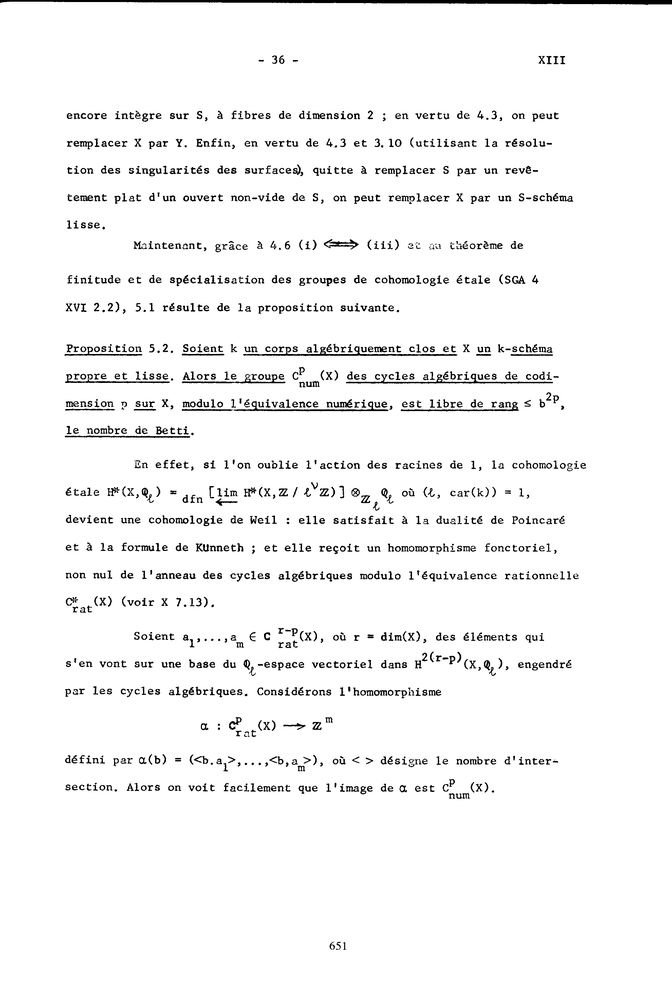
#> input picture records/sga6/run_6/crops_651_655/w_662.pnm, 672 x 1000 px, shrunk from 1980 x 2946 before the run
$ python halves.py ../crops_651_655/w_662.pnm
#> lines starting #> are read from the running program, lines starting #| are printed output that depends on the picture
import sys
from PIL import Image
for f in sys.argv[1:]:
    im = Image.open(f).convert("L")
#> im is the input picture: PIL image 672x1000 L; min 0, max 255, mean 245
    w, h = im.size
#> w = 672; h = 1000
    top = im.crop((0, 0, w, h // 2 + 60))
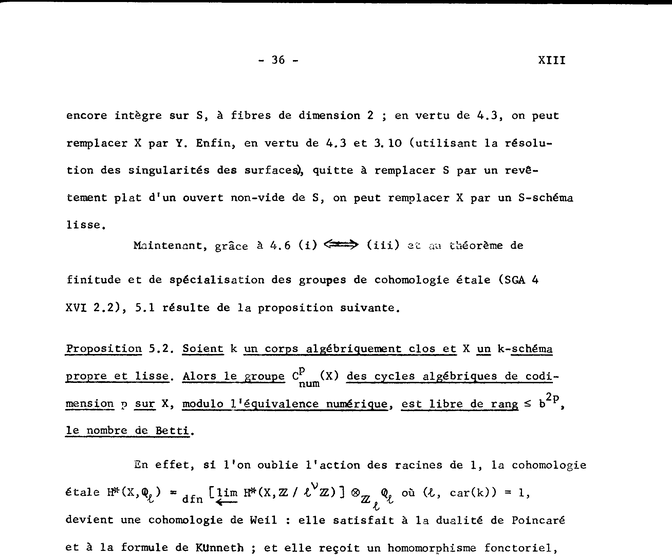
#> top: PIL image 672x560 L; min 0, max 255, mean 241.9
    bot = im.crop((0, h // 2 - 60, w, h))
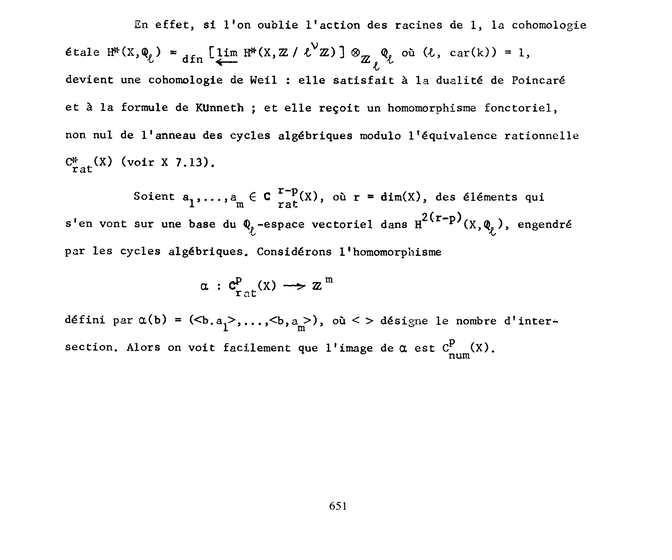
#> bot: PIL image 672x560 L; min 0, max 255, mean 247.5
    top.save(f.replace(".png", "_top.png"))
    bot.save(f.replace(".png", "_bot.png"))
    print(f, w, h)
#| ../crops_651_655/w_662.pnm 672 1000

$ run again, on records/sga6/run_6/crops_651_655/w_664.pnm
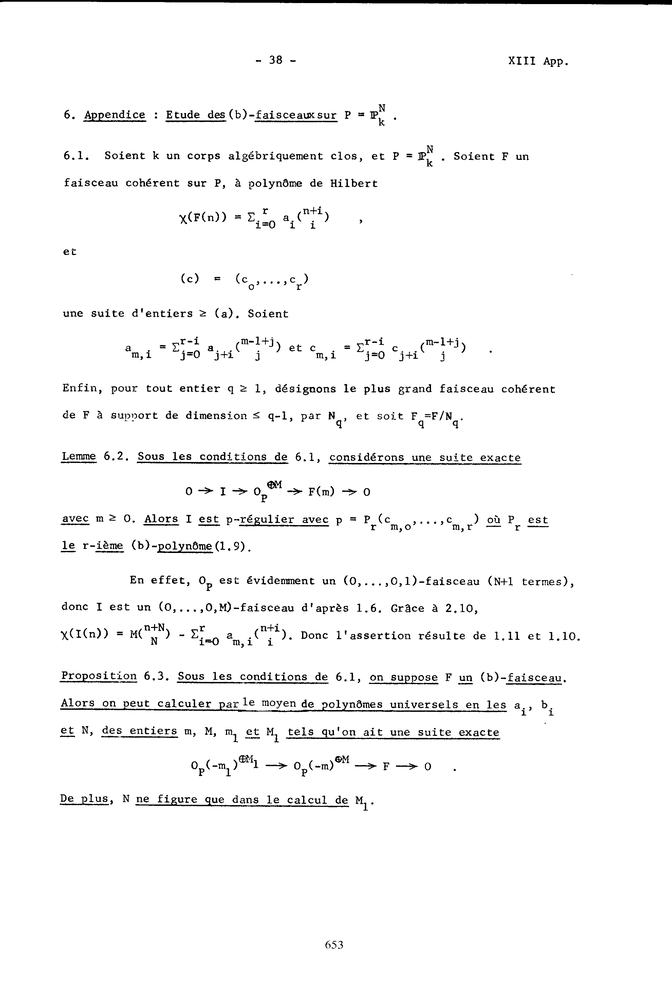
#> input picture records/sga6/run_6/crops_651_655/w_664.pnm, 672 x 1000 px, shrunk from 1980 x 2946 before the run
#> im is the input picture: PIL image 672x1000 L; min 0, max 255, mean 247.1
#> `top = im.crop((0, 0, w, h // 2 + 60))`:
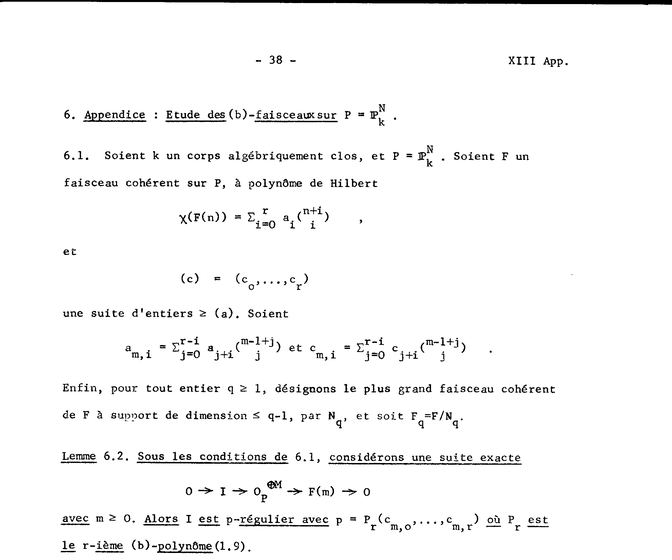
#> top: PIL image 672x560 L; min 0, max 255, mean 246.8
#> `bot = im.crop((0, h // 2 - 60, w, h))`:
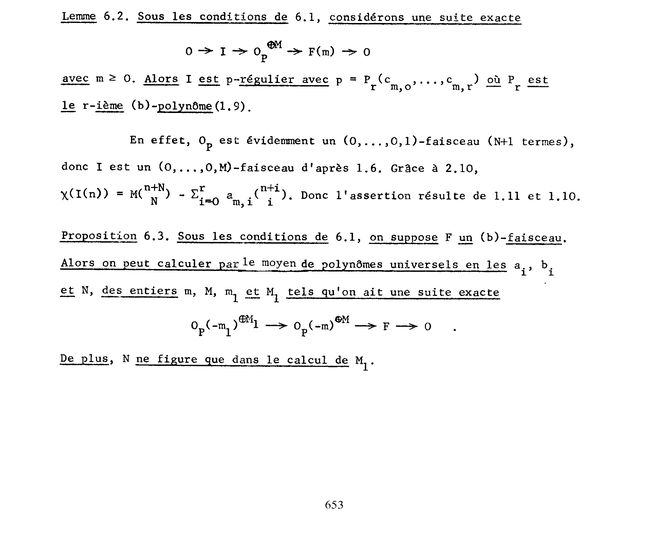
#> bot: PIL image 672x560 L; min 0, max 255, mean 246.7
#| ../crops_651_655/w_664.pnm 672 1000

$ run again, on records/sga6/run_6/crops_651_655/w_665.pnm
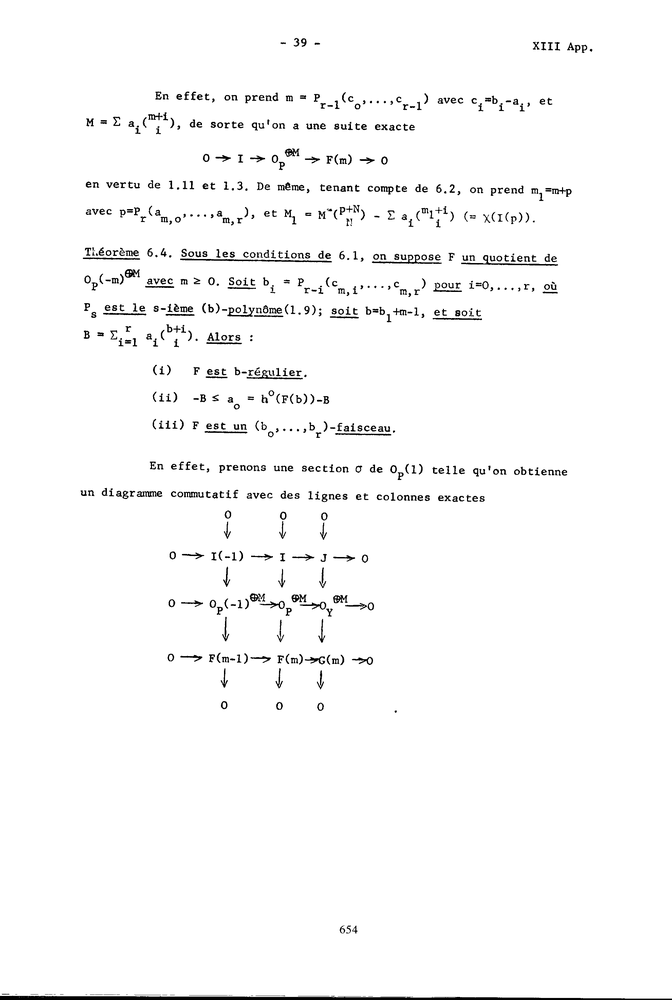
#> input picture records/sga6/run_6/crops_651_655/w_665.pnm, 672 x 1000 px, shrunk from 1980 x 2946 before the run
#> im is the input picture: PIL image 672x1000 L; min 0, max 255, mean 249.1
#> `top = im.crop((0, 0, w, h // 2 + 60))`:
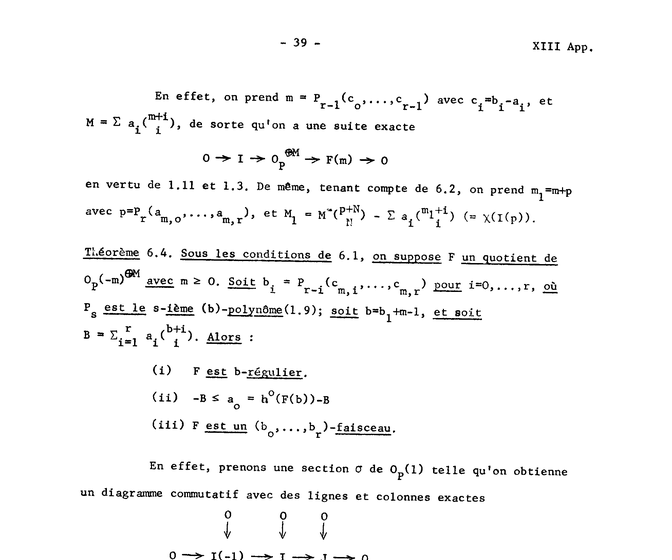
#> top: PIL image 672x560 L; min 0, max 255, mean 246.8
#> `bot = im.crop((0, h // 2 - 60, w, h))`:
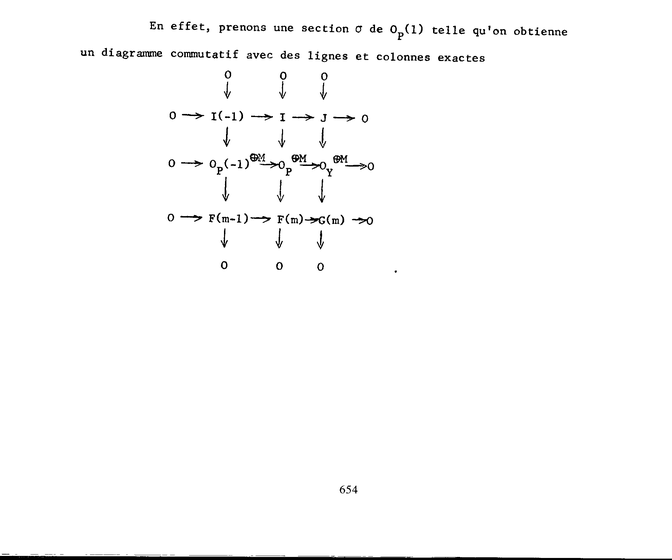
#> bot: PIL image 672x560 L; min 0, max 255, mean 251
#| ../crops_651_655/w_665.pnm 672 1000

$ run again, on records/sga6/run_6/crops_651_655/w_666.pnm
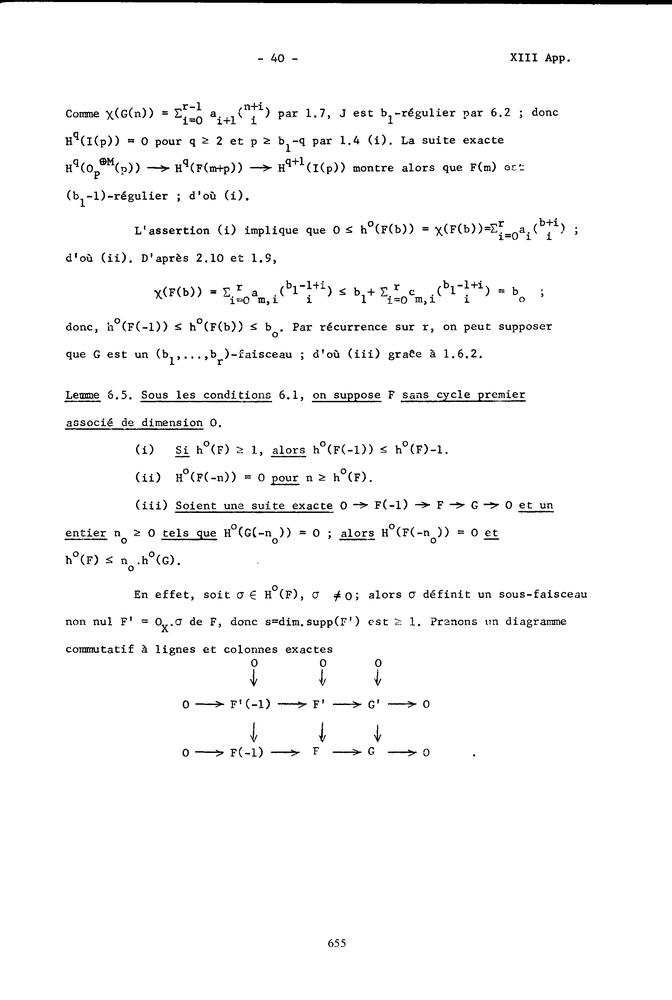
#> input picture records/sga6/run_6/crops_651_655/w_666.pnm, 672 x 1000 px, shrunk from 1980 x 2946 before the run
#> im is the input picture: PIL image 672x1000 L; min 0, max 255, mean 247.8
#> `top = im.crop((0, 0, w, h // 2 + 60))`:
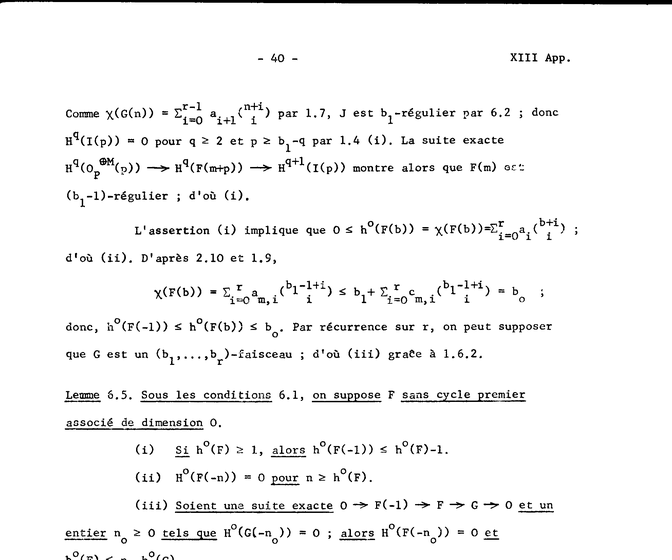
#> top: PIL image 672x560 L; min 0, max 255, mean 244.6
#> `bot = im.crop((0, h // 2 - 60, w, h))`:
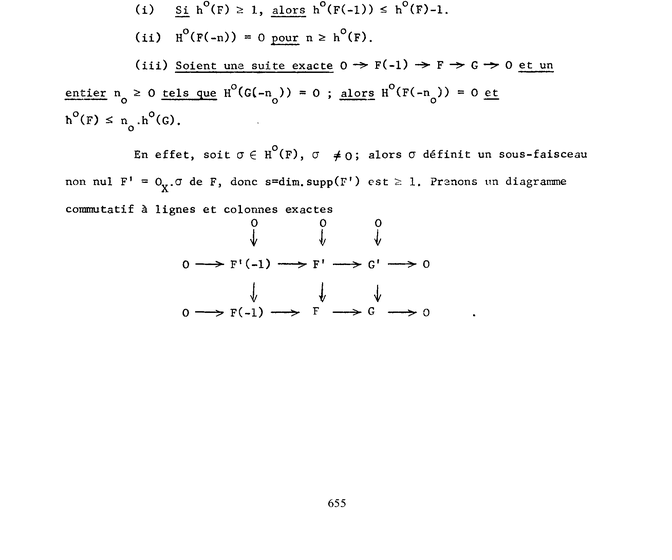
#> bot: PIL image 672x560 L; min 0, max 255, mean 250.2
#| ../crops_651_655/w_666.pnm 672 1000
